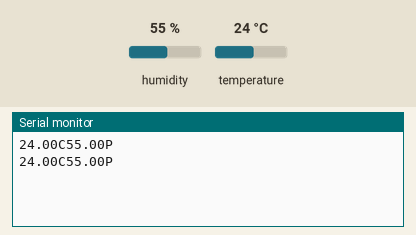
Bench run of a sketch on a simulated Arduino Uno, built with avr-gcc and run on an emulated ATmega328P. Parts: the last lines printed to the serial monitor. The test bench sets the inputs (shaded band); at power-on: humidity 55 %, temperature 24 °C.

Above: at 4.8 s.
4.9 s: humidity set to 22 %
At 7.1 s:
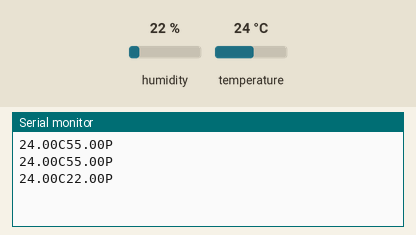
7.9 s: temperature set to 12 °C
At 9.1 s:
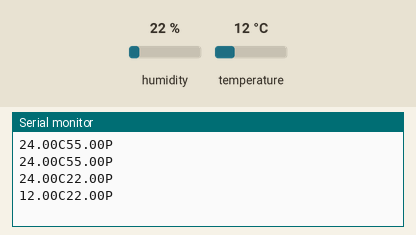
10.9 s: humidity set to 40 %
At 13.0 s:
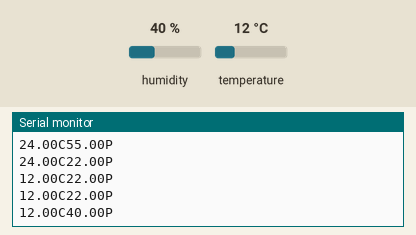
Timing chart, 0 to 14.5 s (numbered marks = the images above; inputs shaded):
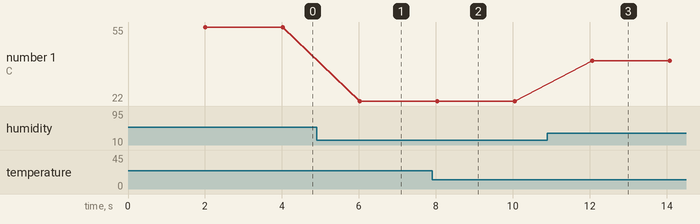

The sketch:

measure.ino
```cpp
//DHT11 -- DIGITAL 7
#include "DHT22.h"
// Only used for sprintf
#include <stdio.h>

// Data wire is plugged into port 7 on the Arduino
// Connect a 4.7K resistor between VCC and the data pin (strong pullup)
#define DHT22_PIN 7

// Setup a DHT22 instance
DHT22 myDHT22(DHT22_PIN);

void setup(void)
{
  //start serial port
  Serial.begin(9600);
}

void loop(void)
{
  DHT22_ERROR_t errorCode;
  errorCode = myDHT22.readData();
  delay(2000);
  Serial.print(myDHT22.getTemperatureC());
  Serial.print("C");
  Serial.print(myDHT22.getHumidity());
  Serial.println("P");
}
```

Measured:
- after the input at 4.9 s, the serial monitor: prints a new line after 1.1 s (image 1)
- after the input at 7.9 s, the serial monitor: prints a new line after 0.14 s (image 2)
- after the input at 10.9 s, the serial monitor: prints a new line after 1.2 s (image 3)
- plotted number 1: 55 → 22 after the input at 4.9 s, 22 → 40 after the input at 10.9 s
